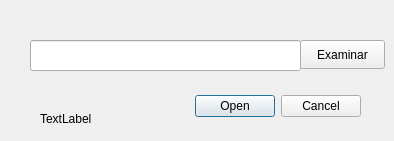
<?xml version="1.0" encoding="UTF-8"?>
<ui version="4.0">
 <class>Abrir</class>
 <widget class="QDialog" name="Abrir">
  <property name="geometry">
   <rect>
    <x>0</x>
    <y>0</y>
    <width>394</width>
    <height>141</height>
   </rect>
  </property>
  <property name="windowTitle">
   <string>Abrir</string>
  </property>
  <widget class="QDialogButtonBox" name="buttonBox">
   <property name="geometry">
    <rect>
     <x>20</x>
     <y>90</y>
     <width>341</width>
     <height>32</height>
    </rect>
   </property>
   <property name="orientation">
    <enum>Qt::Horizontal</enum>
   </property>
   <property name="standardButtons">
    <set>QDialogButtonBox::Cancel|QDialogButtonBox::Open</set>
   </property>
  </widget>
  <widget class="QLineEdit" name="lineEdit">
   <property name="geometry">
    <rect>
     <x>30</x>
     <y>40</y>
     <width>271</width>
     <height>31</height>
    </rect>
   </property>
  </widget>
  <widget class="QPushButton" name="pushButton">
   <property name="geometry">
    <rect>
     <x>300</x>
     <y>40</y>
     <width>85</width>
     <height>29</height>
    </rect>
   </property>
   <property name="text">
    <string>Examinar</string>
   </property>
  </widget>
  <widget class="QLabel" name="label">
   <property name="geometry">
    <rect>
     <x>40</x>
     <y>110</y>
     <width>59</width>
     <height>18</height>
    </rect>
   </property>
   <property name="text">
    <string>TextLabel</string>
   </property>
  </widget>
 </widget>
 <resources/>
 <connections>
  <connection>
   <sender>buttonBox</sender>
   <signal>accepted()</signal>
   <receiver>Abrir</receiver>
   <slot>accept()</slot>
   <hints>
    <hint type="sourcelabel">
     <x>248</x>
     <y>254</y>
    </hint>
    <hint type="destinationlabel">
     <x>157</x>
     <y>274</y>
    </hint>
   </hints>
  </connection>
  <connection>
   <sender>buttonBox</sender>
   <signal>rejected()</signal>
   <receiver>Abrir</receiver>
   <slot>reject()</slot>
   <hints>
    <hint type="sourcelabel">
     <x>316</x>
     <y>260</y>
    </hint>
    <hint type="destinationlabel">
     <x>286</x>
     <y>274</y>
    </hint>
   </hints>
  </connection>
 </connections>
</ui>
